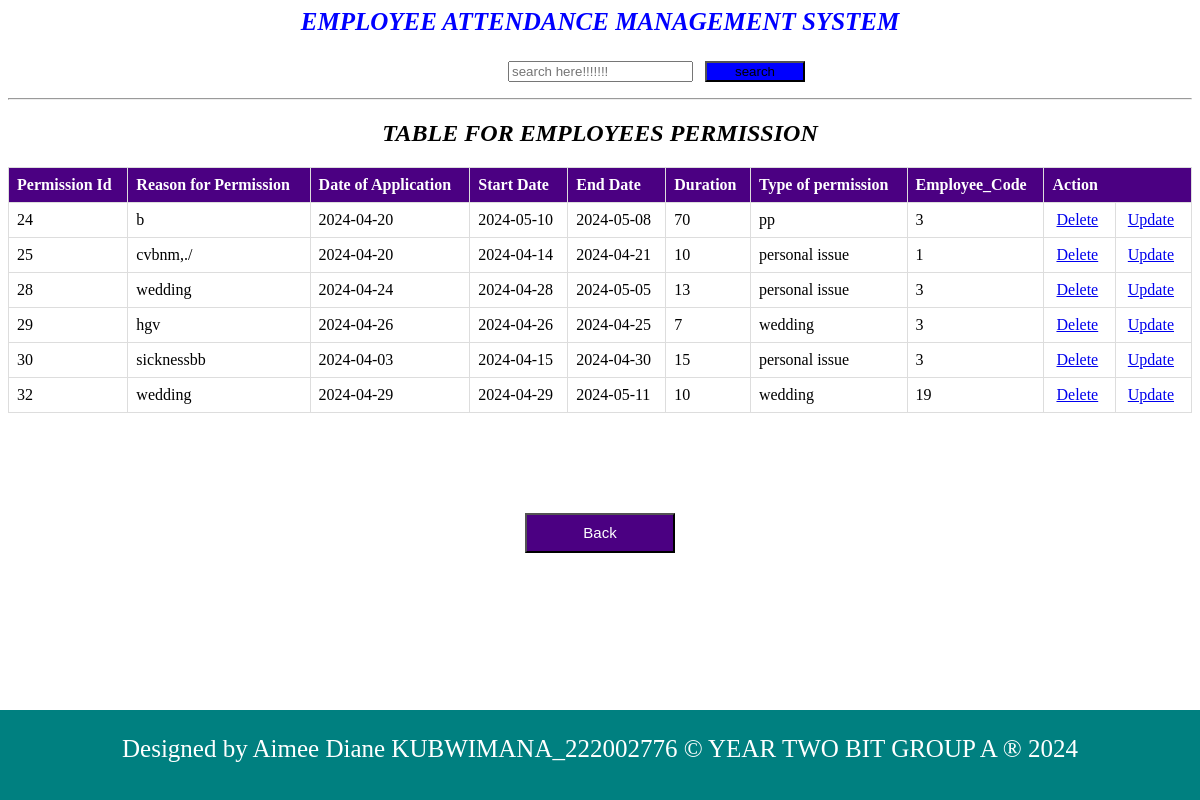
The app's page /KUBWIMANA_AimeeDiane_222002776_W.T_CAT_Submission_of_30th_04_2024/permission_report.php with its own data.
### tables this page shows
CREATE TABLE `permission` (
  `id` int(11) NOT NULL,
  `Reasonforleave` varchar(100) NOT NULL,
  `Date` date DEFAULT NULL,
  `StartDate` date DEFAULT NULL,
  `EndDate` date DEFAULT NULL,
  `Duration` int(11) DEFAULT NULL,
  `leavetype` varchar(200) DEFAULT NULL,
  `employee_code` int(11) DEFAULT NULL
);

### KUBWIMANA_AimeeDiane_222002776_W.T_CAT_Submission_of_30th_04_2024/permission_report.php (the view, shortened to what this page needs)
<html>
<head>
</head>
<body>
<center><p style="font-weight: bold;font-size: 25px;align-items: center;color: blue;"><i>EMPLOYEE ATTENDANCE MANAGEMENT SYSTEM</i></p></center>
<div style="margin-left: 500px;"><form action="search.php" method="GET">
      <input type="search" name="query" placeholder="search here!!!!!!!">&nbsp;&nbsp;&nbsp;<button type="submit" style="background-color: blue;width: 100px;">search</button>
    </form></div>
<hr>
    <center><h2><i>TABLE FOR EMPLOYEES PERMISSION </h2></i></center>
    <table>
        <tr>
            <th>Permission Id</th>
            <th>Reason for Permission</th>
            <th>Date of Application</th>
            <th>Start Date</th>
            <th>End Date</th>
            <th>Duration</th>
            <th>Type of permission</th>
            <th>Employee_Code</th>
            <th colspan="2">Action</th>
        </tr>
        <?php
    include "dbconnection.php";
        $sql = "SELECT * FROM permission";
        $result = $connection->query($sql);
        if ($result->num_rows > 0) {
            while ($row = $result->fetch_assoc()) {
                $pid = $row['id'];
                echo "<tr>
                    <td>" . $row['id'] . "</td>
                    <td>" . $row['Reasonforleave'] . "</td>
                    <td>" . $row['Date'] . "</td>
                    <td>" . $row['StartDate'] . "</td>
                    <td>" . $row['EndDate'] . "</td>
                    <td>" . $row['Duration'] . "</td>
                    <td>" . $row['leavetype'] . "</td>
                    <td>" . $row['employee_code'] . "</td>
                    <td><a style='padding:4px' href='delete_permission.php?id=$pid'>Delete</a></td>
                    <td><a style='padding:4px' href='update_permission.php?id=$pid'>Update</a></td>
                </tr>";
            }
        } else {
            echo "<tr><td colspan='6'>No data found</td></tr>";
        }
        ?>
    </table>
  <center><button style="background-color: indigo; width: 150px;height: 40px;margin-top: 100px;" ><a href="admin dashboard.html" style=" font-size: 15px;color: white;text-decoration: none" >Back</a></button></center>
   <div><footer style="background-color:teal;text-align: center;width:100%;height:90px; color: white;font-size: 25px;margin-top: 20px; position: fixed;bottom: 0px;left: 0;"><p> Designed by Aimee Diane KUBWIMANA_222002776 &copy YEAR TWO BIT GROUP A &reg 2024</p></footer></div>
</body>
</html>

### KUBWIMANA_AimeeDiane_222002776_W.T_CAT_Submission_of_30th_04_2024/permission_report.php (style rules this page uses)
table { width: 100%; border-collapse: collapse; }
th, td { border: 1px solid #ddd; padding: 8px; text-align: left; }
th { background-color: indigo; color: white; }

### records on screen
permission: id "24", Reasonforleave "b", Date "2024-04-20", StartDate "2024-05-10", EndDate "2024-05-08", Duration "70", leavetype "pp", employee_code "3"
permission: id "25", Reasonforleave "cvbnm,./", Date "2024-04-20", StartDate "2024-04-14", EndDate "2024-04-21", Duration "10", leavetype "personal issue", employee_code "1"
permission: id "28", Reasonforleave "wedding", Date "2024-04-24", StartDate "2024-04-28", EndDate "2024-05-05", Duration "13", leavetype "personal issue", employee_code "3"
permission: id "29", Reasonforleave "hgv", Date "2024-04-26", StartDate "2024-04-26", EndDate "2024-04-25", Duration "7", leavetype "wedding", employee_code "3"
permission: id "30", Reasonforleave "sicknessbb", Date "2024-04-03", StartDate "2024-04-15", EndDate "2024-04-30", Duration "15", leavetype "personal issue", employee_code "3"
permission: id "32", Reasonforleave "wedding", Date "2024-04-29", StartDate "2024-04-29", EndDate "2024-05-11", Duration "10", leavetype "wedding", employee_code "19"
